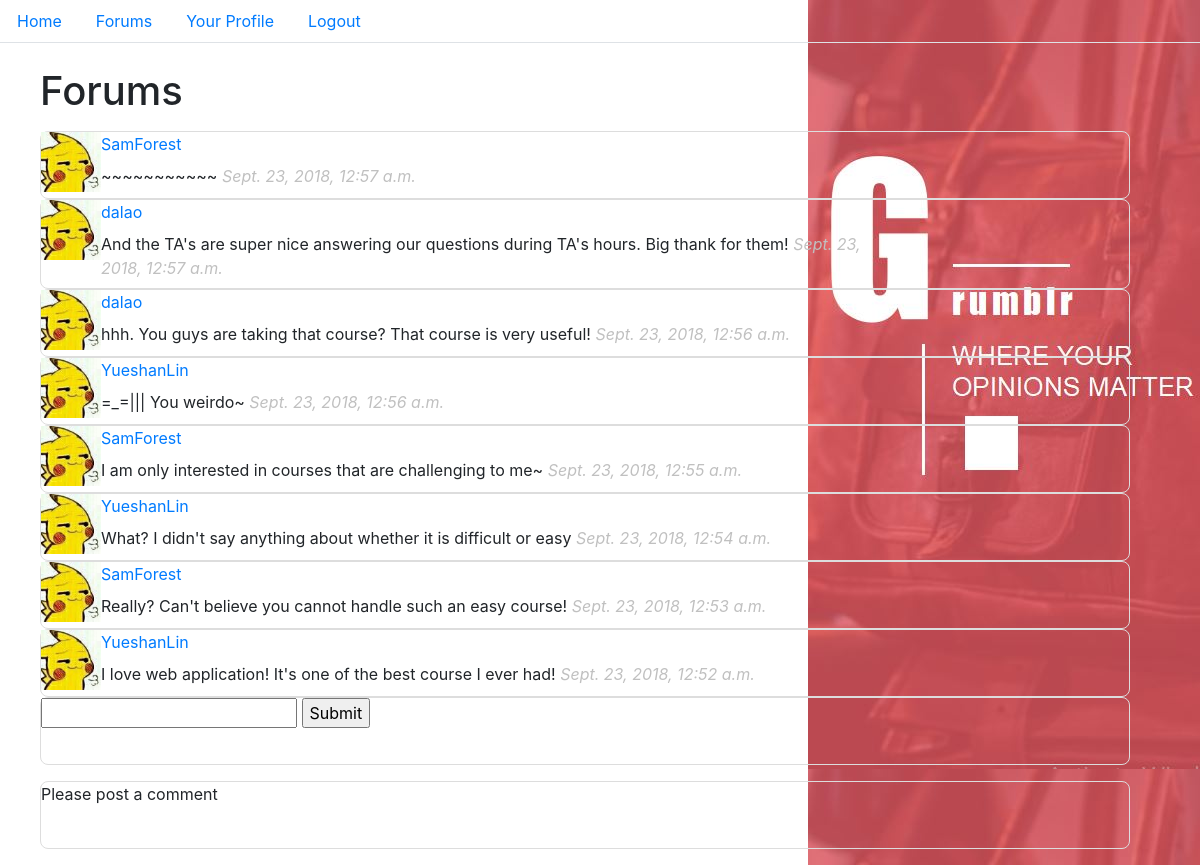
Page /forum on the committed database.
### blog/models.py (models this page shows, shortened)
class Post(models.Model):
    user = models.ForeignKey(User, on_delete=models.CASCADE,)
    time = models.DateTimeField(auto_now=True)
    comment = models.CharField(max_length=42)

### blog/views.py (the view)
# urls.py: path('forum', blog.views.forum, name='forum'),
def forum(request):
    errors = []
    context = {}
    comment = ''
    if 'comment' not in request.POST or not request.POST['comment']:
        errors.append('Please post a comment')
    else:
        comment = request.POST['comment']
        newPost = Post(user=request.user, comment=comment)
        newPost.save()
    posts = Post.objects.all().order_by('-time')
    context = {'posts': posts, 'errors': errors, 'userSelf': request.user}
    return render(request, 'Forum.html', context)

### blog/templates/Forum.html (shortened to what this page needs)
<!DOCTYPE html>
<html>
<head>
	<link rel="stylesheet" href="https://stackpath.bootstrapcdn.com/bootstrap/4.1.3/css/bootstrap.min.css">
	<link rel="stylesheet" href="../static/css/forum_style.css">
</head>
<body>
	<nav class="nav nav-tabs">
	<a class="nav-link" href="{% url 'home' %}">Home</a>
		<a class="nav-link" href="{% url 'forum' %}">Forums</a>
		{% if user %}
		<a class="nav-link" href="{% url 'profile' userSelf.id %}"> Your Profile</a>
		{% endif %}
		<a class="nav-link" href="{% url 'home' %}">Logout</a>
	</nav>
	<br>
	<ul>
		<h1>Forums</h1>
	</ul>
	<ul>
	{% for post in posts %}
		<li>
			<div class="comment_img">
				<a href="{% url 'profile' post.user.id %}"><img src="static/image/profile1.jpg" class="profile_img" alt="Profile"></a>
				<a href="{% url 'profile' post.user.id %}"> {{ post.user.username }} </a>
			</div>
			<div class="comment_txt">
				{{ post.comment }}
				<span class="time">{{ post.time }}</span>
			</div>
		</li>
	{% endfor %}
		<li>
			<form action="{% url 'forum' %}" method="post">
				<input type="text" name="comment">
				<input type="submit">
			</form>
		</li>
	</ul>
	<ul>
	{% for error in errors %}
		<li>{{error}}</li>
	{% endfor %}
	</ul>
</body>
</html>

### blog/static/css/forum_style.css (style rules this page uses)
body { background-image: url("../image/Background3.jpg"); background-repeat: repeat-y; background-position: top right; }
li { list-style:none; min-height: 68px;; border: 1px solid #dddddd; border-radius:8px; width:1090px; }
.comment_txt { font-size: 16px; padding: 8px; width: 80%; }
.comment_img { width: 20%; }
.profile_img { width: 60px; height: 60px; float:left; }
.time { color:#c0c0c0; font-style:italic; }

### rows in the picture
Post: user.username "SamForest", comment "~~~~~~~~~~~", time "Sept. 23, 2018, 12:57 a.m."
Post: user.username "dalao", comment "And the TA's are super nice answering our questions during TA's hours. Big thank for them!", time "Sept. 23, 2018, 12:57 a.m."
Post: user.username "dalao", comment "hhh. You guys are taking that course? That course is very useful!", time "Sept. 23, 2018, 12:56 a.m."
Post: user.username "YueshanLin", comment "=_=||| You weirdo~", time "Sept. 23, 2018, 12:56 a.m."
Post: user.username "SamForest", comment "I am only interested in courses that are challenging to me~", time "Sept. 23, 2018, 12:55 a.m."
Post: user.username "YueshanLin", comment "What? I didn't say anything about whether it is difficult or easy", time "Sept. 23, 2018, 12:54 a.m."
Post: user.username "SamForest", comment "Really? Can't believe you cannot handle such an easy course!", time "Sept. 23, 2018, 12:53 a.m."
Post: user.username "YueshanLin", comment "I love web application! It's one of the best course I ever had!", time "Sept. 23, 2018, 12:52 a.m."

### other values in the picture
{{ error }} "Please post a comment"
